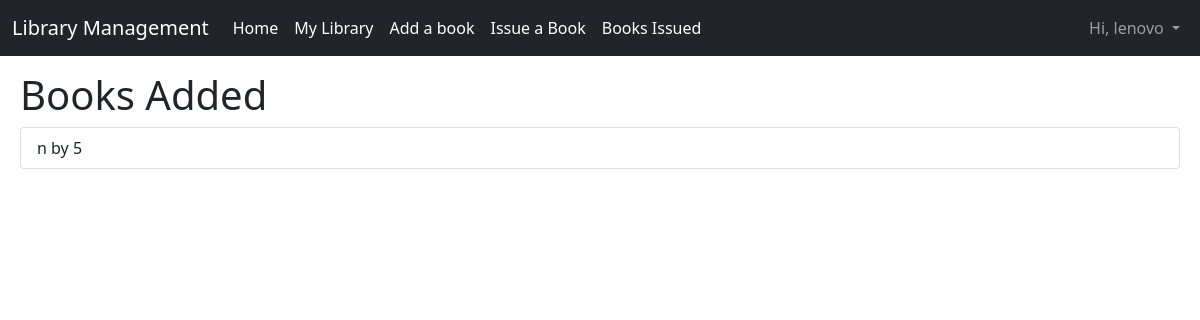
Page /library/ (signed in) on the earlier database version.
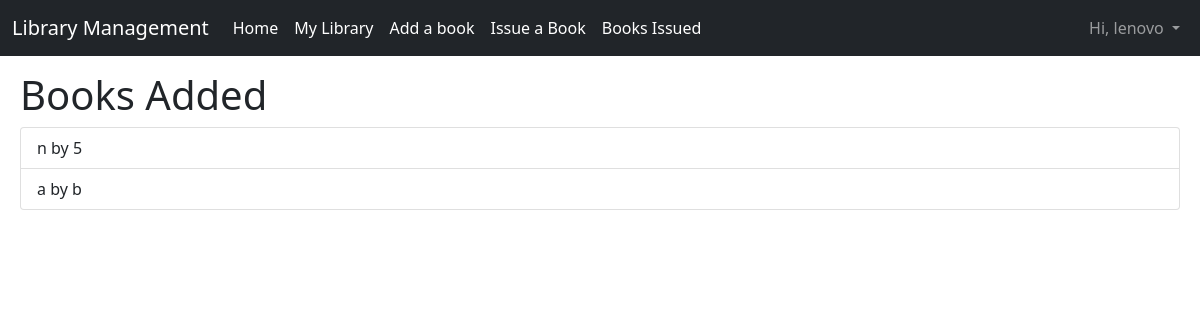
Same page on the later database version.
### main/models.py (models this page shows, shortened)
class Book(models.Model):
    title = models.CharField(max_length=350)
    author = models.CharField(max_length=300)
    description = models.TextField(max_length=5000, null=True, blank=True)
    issued = models.BooleanField(default=False)

### main/views.py (the view)
# urls.py: path("library/", views.library, name="library"),
@login_required(login_url='login')
def library(request):
    data['books'] = Book.objects.all()
    return render(request, 'library.html', data)

### templates/library.html
{% extends "layout.html" %}
{% block body %}
<h1>Books Added</h1>
    <div class="list-group">
    {% if books %}
        {% for book in books %}
            <a href="/book/{{ book.id }}" class="list-group-item list-group-item-action" >{{ book.title }} by {{ book.author }}</a>
        {% endfor %}
    </div>
    {% else %}
    <br>
    <h5>Woops! There aren't any books here, <a href="/add-book" style="text-decoration: none">click here</a> to add one</h5>
    {% endif %}
{% endblock body %}

Differences in the rows shown:
added Book: title "a", author "b"
